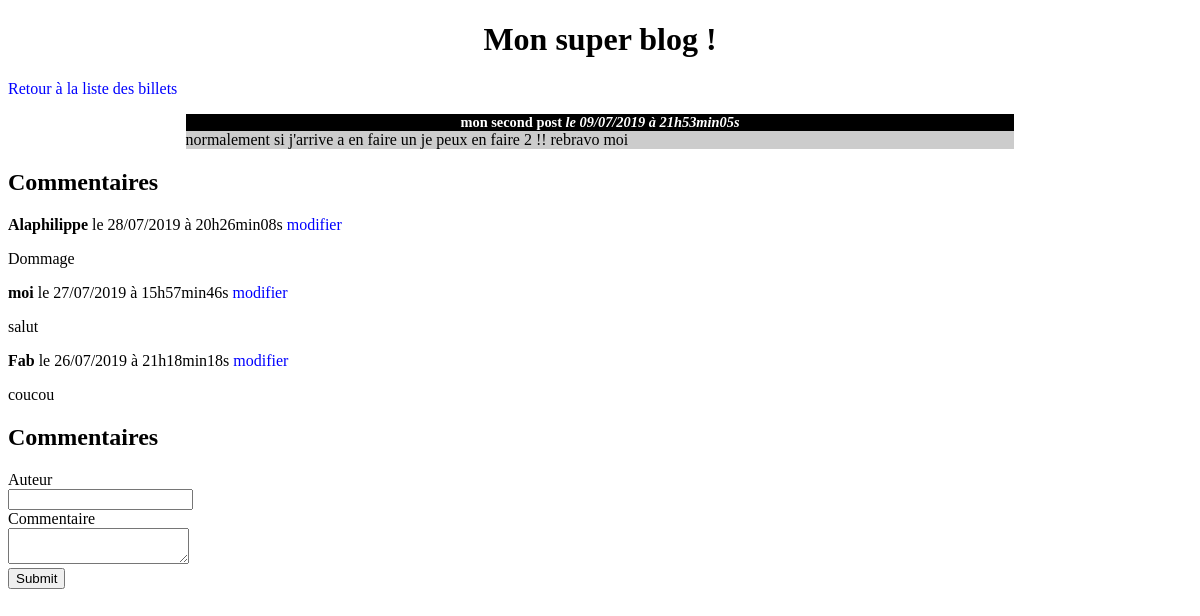
Page /index.php?action=post&id=2 on the committed database.
### tables this page shows
CREATE TABLE IF NOT EXISTS `posts` (
  `ID` int(11) NOT NULL AUTO_INCREMENT,
  `title` varchar(255) NOT NULL,
  `content` text NOT NULL,
  `creation_date` datetime NOT NULL,
  PRIMARY KEY (`ID`)
);

CREATE TABLE IF NOT EXISTS `comments` (
  `ID` int(11) NOT NULL AUTO_INCREMENT,
  `post_id` int(11) NOT NULL,
  `author` varchar(255) NOT NULL,
  `comment` text NOT NULL,
  `comment_date` datetime NOT NULL,
  PRIMARY KEY (`ID`)
);

### controller/frontend.php (called while the page is built, shortened)
<?php
require_once('model/PostManager.php');
require_once('model/CommentManager.php');
function post()
{
    $postManager = new PostManager();
    $commentManager = new CommentManager();
    $post = $postManager->getPost($_GET['id']);
    $comments = $commentManager->getComments($_GET['id']);
    require('view/frontend/postView.php');
}

### model/PostManager.php (called while the page is built, shortened)
<?php
class PostManager extends Manager
{
	public function getPost($postId)
    {
        $db = $this->dbConnect();
        $req = $db->prepare('SELECT id, title, content, DATE_FORMAT(creation_date, \'%d/%m/%Y à %Hh%imin%ss\') AS creation_date_fr FROM posts WHERE id = ?');
        $req->execute(array($postId));
        $post = $req->fetch();
        return $post;
    }
   }

### model/CommentManager.php (called while the page is built, shortened)
<?php
class CommentManager extends Manager
{
    public function getComments($postId)
    {
        $db = $this->dbConnect();
        $comments = $db->prepare('SELECT id, author, comment, DATE_FORMAT(comment_date, \'%d/%m/%Y à %Hh%imin%ss\') AS comment_date_fr FROM comments WHERE post_id = ? ORDER BY comment_date DESC');
        $comments->execute(array($postId));
        return $comments;
    }
   }

### view/frontend/postView.php (the view, shortened to what this page needs)
<!DOCTYPE html>
<html>
    <head>
        <link href="public/css/style.css" rel="stylesheet" />
    </head>
    <body>
        <h1>Mon super blog !</h1>
        <p><a href="index.php">Retour à la liste des billets</a></p>
        <div class="news">
            <h3>
                <?= htmlspecialchars($post['title']) ?>
                <em>le <?= $post['creation_date_fr'] ?></em>
            </h3>
            <p>
                <?= nl2br(htmlspecialchars($post['content'])) ?>
            </p>
        </div>
        <h2>Commentaires</h2>
        <?php
        while ($comment = $comments->fetch())
        {
        ?>
            <p><strong><?= htmlspecialchars($comment['author']) ?></strong> le <?= $comment['comment_date_fr']?>
				<a href="index.php?action=viewComment&amp;id=<?= $comment['id']?>&amp;postId=<?= $post['id'] ?>">modifier</a>
            <p><?= nl2br(htmlspecialchars($comment['comment'])) ?></p>
        <?php
        }
        ?>
	<h2>Commentaires</h2>
<form action="index.php?action=addComment&amp;id=<?= $post['id'] ?>" method="post">
    <div>
        <label for="author">Auteur</label><br />
        <input type="text" id="author" name="author" />
    </div>
    <div>
        <label for="comment">Commentaire</label><br />
        <textarea id="comment" name="comment"></textarea>
    </div>
    <div>
        <input type="submit" />
    </div>
</form>
    </body>
</html>

### public/css/style.css (style rules this page uses)
h1, h3 { text-align:center; }
h3 { background-color:black; color:white; font-size:0.9em; margin-bottom:0px; }
.news p { background-color:#CCCCCC; margin-top:0px; }
.news { width:70%; margin:auto; }
a { text-decoration: none; color: blue; }

### rows in the picture
posts: title "mon second post", content "normalement si j'arrive a en faire un je peux en faire 2 !! rebravo moi"
comments: author "Alaphilippe", comment_date_fr "28/07/2019 à 20h26min08s", comment "Dommage"
comments: author "moi", comment_date_fr "27/07/2019 à 15h57min46s", comment "salut"
comments: author "Fab", comment_date_fr "26/07/2019 à 21h18min18s", comment "coucou"

### other values in the picture
$post['creation_date_fr'] "09/07/2019 à 21h53min05s"
